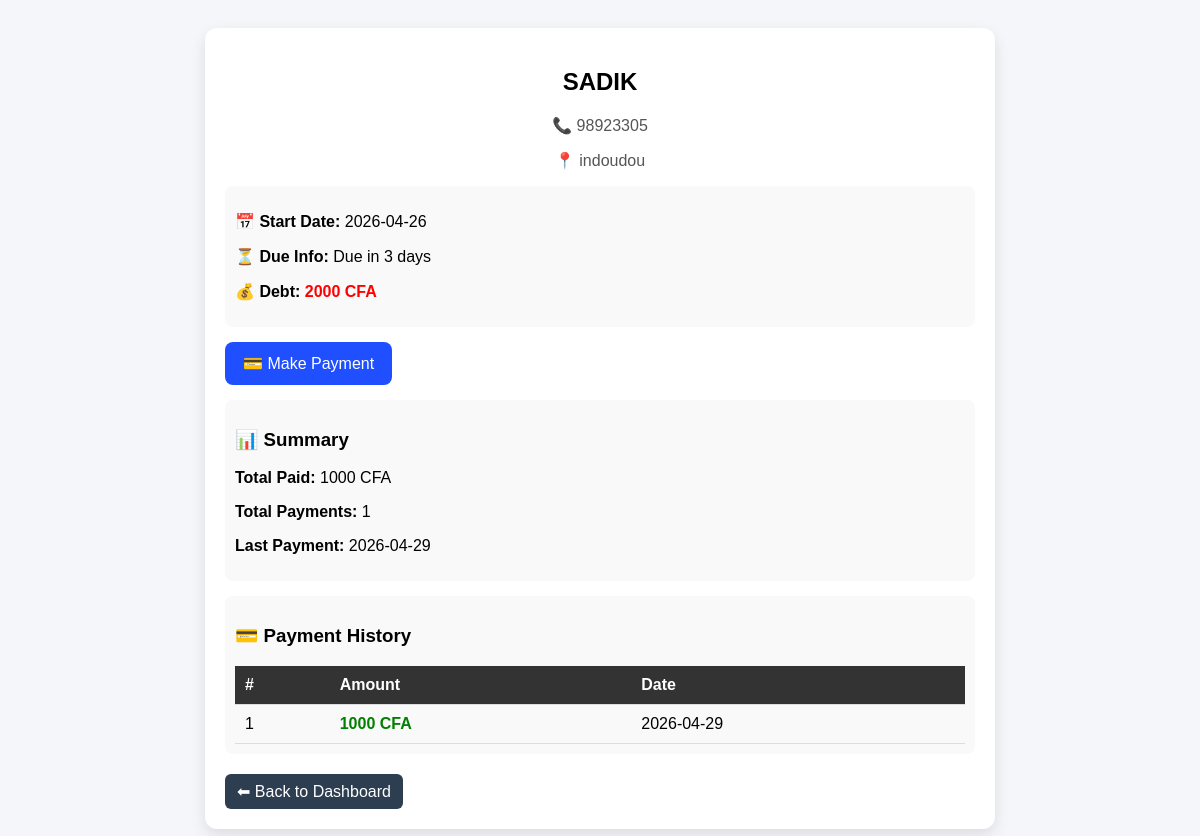
The page /renter/3 (signed in) on the database its author committed.
### tables this page shows
CREATE TABLE renters (
            id INTEGER PRIMARY KEY AUTOINCREMENT,
            name TEXT,
            phone TEXT,
            address TEXT,
            start_date TEXT,
            due_date TEXT,
            paid TEXT,
            last_payment_date TEXT
        );

CREATE TABLE payments (
            id INTEGER PRIMARY KEY AUTOINCREMENT,
            renter_id INTEGER,
            amount INTEGER,
            payment_date TEXT
        );

### app.py (the view)
@app.route("/renter/<int:id>")
def renter_profile(id):
    if "user" not in session:
        return redirect("/login")
    conn = sqlite3.connect("database.db")
    c = conn.cursor()
    c.execute("SELECT * FROM renters WHERE id=?", (id,))
    renter = c.fetchone()
    if not renter:
        conn.close()
        return "Renter not found"
    c.execute("""
        SELECT amount, payment_date
        FROM payments
        WHERE renter_id=?
        ORDER BY payment_date DESC
    """, (id,))
    payments = c.fetchall()
    total_paid = sum(p[0] for p in payments) if payments else 0
    total_payments = len(payments)
    last_payment = payments[0][1] if payments else None
    today = datetime.now().date()
    due_info, debt = get_status(
        renter[0],   # renter_id
        renter[4],   # start_date
        today,
        c
    )
    conn.close()
    return render_template(
        "renter.html",
        renter=renter,
        payments=payments,
        total_paid=total_paid,
        total_payments=total_payments,
        last_payment=last_payment,
        due_info=due_info,
        debt=debt
    )

### app.py (called while the page is built)
def get_week_range(today):
    weekday = today.weekday()
    days_since_wed = (weekday - 2) % 7
    week_start = today - timedelta(days=days_since_wed)
    week_end = week_start + timedelta(days=6)
    return week_start, week_end

def get_status(renter_id, start_date, today, cursor):
    week_start, week_end = get_week_range(today)
    days_left = (week_end - today).days
    if days_left < 0:
        days_left = 0
    due_info = f"Due in {days_left} days"
    cursor.execute("""
        SELECT SUM(amount) FROM payments
        WHERE renter_id=?
    """, (renter_id,))
    total_paid = cursor.fetchone()[0] or 0
    start_date = datetime.strptime(start_date, "%Y-%m-%d").date()
    current_week_start, _ = get_week_range(today)
    start_week_start, _ = get_week_range(start_date)
    weeks_passed = ((current_week_start - start_week_start).days // 7) + 1
    if weeks_passed < 1:
        weeks_passed = 1
    expected = weeks_passed * WEEKLY_FEE
    debt = expected - total_paid
    if debt < 0:
        debt = 0
    return due_info, debt

### templates/renter.html (shortened to what this page needs)
<!DOCTYPE html>
<html>
<head>
</head>
<body>
<div class="profile-container">
    <div class="header">
        <h2>{{ renter[1] }}</h2>
        <p class="phone">📞 {{ renter[2] }}</p>
        <p class="address">📍 {{ renter[3] }}</p>
    </div>
    <div class="box">
        <p><strong>📅 Start Date:</strong> {{ renter[4] }}</p>
        <p><strong>⏳ Due Info:</strong> {{ due_info }}</p>
        <p><strong>💰 Debt:</strong>
            {% if debt > 0 %}
                <span class="danger">{{ debt }} CFA</span>
            {% else %}
                <span class="ok">0 CFA</span>
            {% endif %}
        </p>
    </div>
    <div style="margin-top:15px;">
        <a href="/pay/{{ renter[0] }}">
            <button class="pay-btn">💳 Make Payment</button>
        </a>
    </div>
    <div class="box">
        <h3>📊 Summary</h3>
        <p><strong>Total Paid:</strong>
            {{ total_paid }} CFA
        </p>
        <p><strong>Total Payments:</strong>
            {{ total_payments }}
        </p>
        <p><strong>Last Payment:</strong>
            {% if last_payment %}
                {{ last_payment }}
            {% else %}
                <span class="none">None</span>
            {% endif %}
        </p>
    </div>
    <div class="box">
        <h3>💳 Payment History</h3>
        {% if payments and payments|length > 0 %}
        <table>
            <tr>
                <th>#</th>
                <th>Amount</th>
                <th>Date</th>
            </tr>
            {% for p in payments %}
            <tr>
                <td>{{ loop.index }}</td>
                <td class="amount">{{ p[0] }} CFA</td>
                <td>{{ p[1] }}</td>
            </tr>
            {% endfor %}
        </table>
        {% else %}
            <p class="none">No payment history found</p>
        {% endif %}
    </div>
    <a href="/dashboard" class="back">⬅ Back to Dashboard</a>
</div>
</body>
</html>

### templates/renter.html (style rules this page uses)
body { font-family: Arial; background:#f4f6f9; padding:20px; }
.profile-container { max-width: 750px; margin: auto; background: white; padding: 20px; border-radius: 12px; box-shadow: 0 6px 15px rgba(0,0,0,0.1); }
.header { text-align: center; }
.phone, .address { color: #555; }
.box { margin-top: 15px; padding: 10px; background: #f9f9f9; border-radius: 8px; }
.pay-btn { background: #1f4fff; color: white; padding: 12px 18px; border: none; border-radius: 8px; font-size: 16px; cursor: pointer; }
table { width: 100%; border-collapse: collapse; margin-top: 10px; }
th, td { padding: 10px; border-bottom: 1px solid #ddd; text-align: left; }
th { background: #333; color: white; }
.amount { color: green; font-weight: bold; }
.back { display: inline-block; margin-top: 20px; background: #2c3e50; color: white; padding: 8px 12px; border-radius: 6px; text-decoration: none; }
.danger { color: red; font-weight: bold; }

### rows shown on the page
renters: name "SADIK", phone "98923305", address "indoudou", start_date "2026-04-26"
payments: payment_date "2026-04-29", amount "1000"

### other values the page prints
{{ due_info }} "Due in 3 days"
{{ debt }} "2000"
{{ total_paid }} "1000"
{{ total_payments }} "1"
